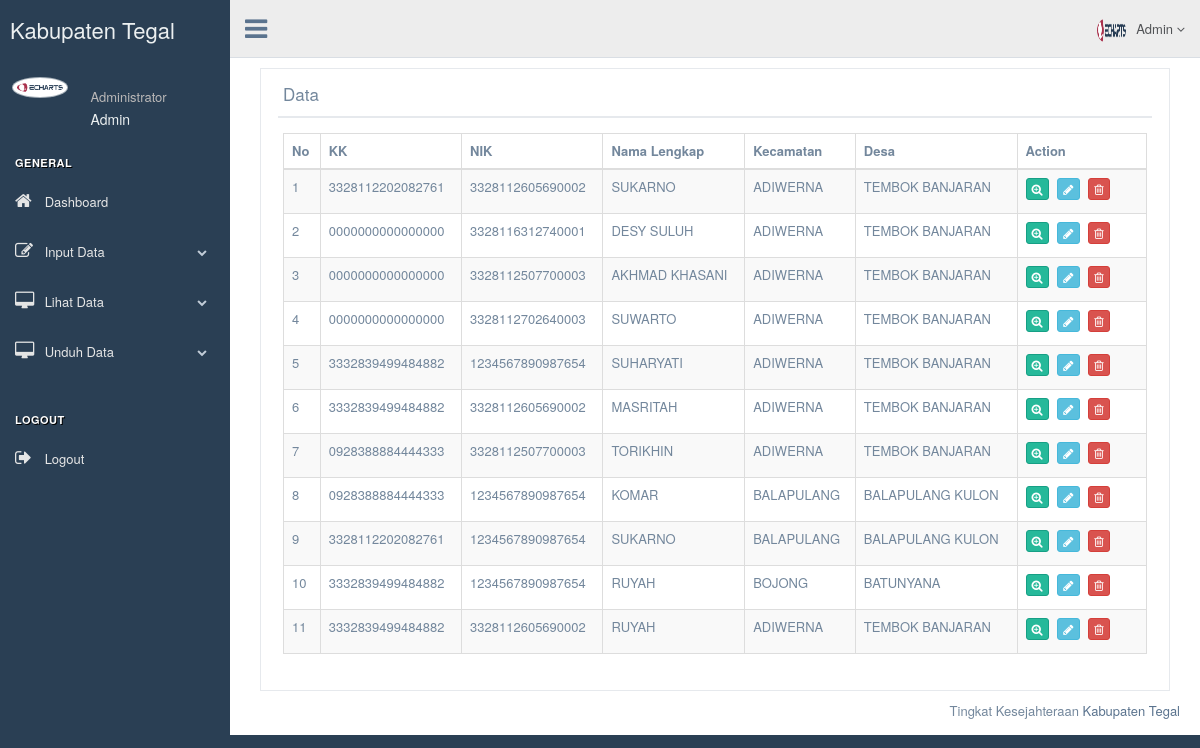
/index.php/c_tabel/tabel, run on an earlier commit of the app's database.
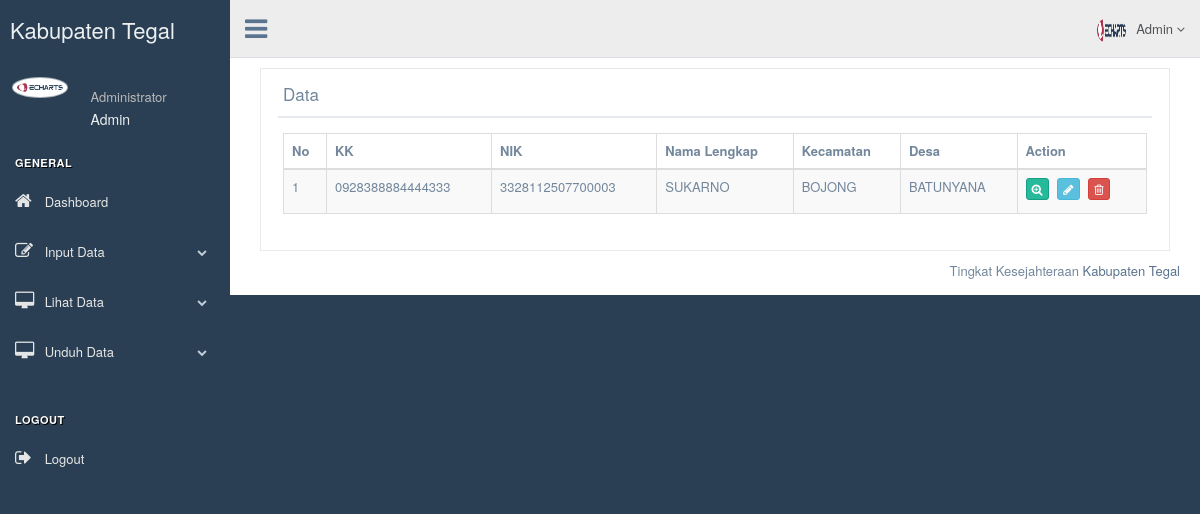
And on a later commit of the database.
### tables this page shows
CREATE TABLE `tb_penduduk_pengenalan_tempat` (
  `id` int(11) NOT NULL,
  `kk` char(16) NOT NULL,
  `nik` char(16) NOT NULL,
  `kecamatan` varchar(50) NOT NULL,
  `kelurahan` varchar(50) NOT NULL,
  `alamat` text NOT NULL,
  `nama_krt` varchar(50) NOT NULL,
  `jenis_kelamin` varchar(10) NOT NULL,
  `jumlah_art` char(10) NOT NULL,
  `tahun_input` year(4) NOT NULL
);

CREATE TABLE `tb_kecamatan` (
  `kecamatan_id` int(11) NOT NULL,
  `nama_kecamatan` varchar(30) NOT NULL,
  `total_penduduk` char(10) NOT NULL
);

CREATE TABLE `tb_desa` (
  `id_desa` int(3) NOT NULL,
  `nama_desa` varchar(50) NOT NULL,
  `kecamatan_id` char(11) NOT NULL,
  `total_penduduk` char(10) NOT NULL
);

### application/controllers/c_tabel.php (called while the page is built, shortened)
<?php
class C_Tabel extends My_Controller{
    function __construct(){
        $this->load->helper("url");
        $this->load->model('m_tabel');
        $this->load->library('session');
        $this->load->library('form_validation');
        $this->load->library("pagination");
    }
    public function tabel(){
        $config = array();
        $config["base_url"] = base_url() . "c_tabel/tabel";
        $config["per_page"] = 10000;
        $config["uri_segment"] = 3;
        $this->pagination->initialize($config);
        $page = ($this->uri->segment(3)) ? $this->uri->segment(4) : 0;
        $data["c_tabel"] = $this->m_tabel->
            tampil_data($config["per_page"], $page);
        $data["links"] = $this->pagination->create_links();
        $this->load->view('templates/header');
        $this->load->view('admin/lihatdata/tabel_penduduk', $data);
        $this->load->view('templates/footer');
    }
}
?>

### index.php (called while the page is built, shortened)
<?php
require_once BASEPATH.'core/CodeIgniter.php';

### application/models/m_tabel.php (called while the page is built, shortened)
<?php
class M_Tabel extends CI_Model{
    public function tampil_data($limit, $start){
        $this->db->limit($limit, $start);
        $this->db->select("*");
        $this->db->from("tb_penduduk_pengenalan_tempat");
        $this->db->join("tb_kecamatan","tb_kecamatan.kecamatan_id=tb_penduduk_pengenalan_tempat.kecamatan");
        $this->db->join("tb_desa","tb_desa.id_desa=tb_penduduk_pengenalan_tempat.kelurahan");
        $query = $this->db->get();
        return $query->result();
    }
}
?>

### application/views/admin/lihatdata/tabel_penduduk.php (the view)
 <div class="right_col" role="main">
<div class="col-md-12 col-sm-12 col-xs-12">
                <div class="x_panel">
                  <div class="x_title">
                    <h2>Data <small>PMKS</small></h2>
                    <div class="clearfix"></div>
                  </div>
                  <div class="x_content">
                    <table id="datatable" class="table table-striped table-bordered">
                      <thead>
                        <tr>
                        <th>No</th>
                        <th>KK</th>
                          <th>NIK</th>
                          <th>Nama Lengkap</th>
                          <th>Kecamatan</th>
                          <th>Desa</th>
                          <th style="width: 15%">Action</th>
                        </tr>
                      </thead>
                      <tbody>
                      <?php $no=1;
                      if (!empty($c_tabel)) {
                        foreach ($c_tabel as $ct) : ?>
                          <tr>
                          <td><?php echo $no++ ?></td>
                          <td><?php echo $ct->kk ?></td>
                          <td><?php echo $ct->nik ?></td>
                          <td><?php echo $ct->nama_krt ?></td>
                          <td><?php echo $ct->nama_kecamatan ?></td>
                          <td><?php echo $ct->nama_desa ?></td>
                          <td>
                          <a class="btn btn-success btn-xs" title="Lihat Data" href="<?php echo base_url('c_tabel/detail/'.$ct->id) ?>"><i class="fa fa-search-plus"></i></a>
                          <a class="btn btn-info btn-xs" title="Edit Data" href="<?php echo base_url('c_tabel/edit_pmks/'.$ct->id) ?>"><i class="fa fa-pencil"></i></a>
                          <a onclick="return confirm('anda yakin?')" title="Hapus Data" class="btn btn-danger btn-xs" href="<?php echo base_url('c_tabel/hapus/'.$ct->id) ?>"><i class="fa fa-trash-o"></i></a>
    </td>
                          </tr>
                          <?php endforeach;  }?>
                      </tbody>
                    </table>
                  </div>
                </div>
              </div>
 </div>

### application/views/templates/header.php (shortened to what this page needs)
<!DOCTYPE html>
<html lang="en">
  <head>
    <link href="<?php echo base_url() ?>assets/vendors/bootstrap/dist/css/bootstrap.min.css" rel="stylesheet">
    <link href="<?php echo base_url() ?>assets/vendors/font-awesome/css/font-awesome.min.css" rel="stylesheet">
    <link href="<?php echo base_url() ?>assets/vendors/nprogress/nprogress.css" rel="stylesheet">
    <link href="<?php echo base_url() ?>assets/vendors/iCheck/skins/flat/green.css" rel="stylesheet">
    <link href="<?php echo base_url() ?>assets/vendors/bootstrap-progressbar/css/bootstrap-progressbar-3.3.4.min.css" rel="stylesheet">
    <link href="<?php echo base_url() ?>assets/vendors/jqvmap/dist/jqvmap.min.css" rel="stylesheet"/>
    <link href="<?php echo base_url() ?>assets/vendors/bootstrap-daterangepicker/daterangepicker.css" rel="stylesheet">
    <link href="<?php echo base_url() ?>assets/vendors/datatables.net-bs/css/dataTables.bootstrap.min.css" rel="stylesheet">
    <link href="<?php echo base_url() ?>assets/vendors/datatables.net-buttons-bs/css/buttons.bootstrap.min.css" rel="stylesheet">
    <link href="<?php echo base_url() ?>assets/vendors/datatables.net-fixedheader-bs/css/fixedHeader.bootstrap.min.css" rel="stylesheet">
    <link href="<?php echo base_url() ?>assets/vendors/datatables.net-responsive-bs/css/responsive.bootstrap.min.css" rel="stylesheet">
    <link href="<?php echo base_url() ?>assets/vendors/datatables.net-scroller-bs/css/scroller.bootstrap.min.css" rel="stylesheet">
    <link href="<?php echo base_url() ?>assets/build/css/custom.min.css" rel="stylesheet">
  </head>
  <body class="nav-md">
    <div class="container body">
      <div class="main_container">
        <div class="col-md-3 left_col">
          <div class="left_col scroll-view">
            <div class="navbar nav_title" style="border: 0;">
              <a href="index.html" class="site_title"> <span class="">Kabupaten Tegal </span> </a>
            </div>
            <div class="profile clearfix">
              <div class="profile_pic">
                <img src="<?php echo base_url() ?>assets/production/images/logo.png" alt="..." class="img-circle profile_img">
              </div>
              <div class="profile_info">
                <span>Administrator</span>
                <h2>Admin</h2>
              </div>
            </div>
            <br />
            <div id="sidebar-menu" class="main_menu_side hidden-print main_menu">
              <div class="menu_section">
                <h3>General</h3>
                <ul class="nav side-menu">
                  <li><a href="<?php echo base_url()?>admin/dashboard"><i class="fa fa-home"></i> Dashboard</a></li>
                  <li><a><i class="fa fa-edit"></i> Input Data <span class="fa fa-chevron-down"></span></a>
                  </li>
                  <li><a><i class="fa fa-desktop"></i> Lihat Data <span class="fa fa-chevron-down"></span></a>
                  </li>
                  <li><a><i class="fa fa-desktop"></i> Unduh Data <span class="fa fa-chevron-down"></span></a>
                  </li>
                </ul>
              </div>
              <div class="menu_section">
                <h3>Logout</h3>
                <ul class="nav side-menu">
                <li><a href="<?php echo base_url()?>"><i class="fa fa-sign-out"></i> Logout</a></li>
                </ul>
              </div>
            </div>
          </div>
        </div>
        <div class="top_nav">
          <div class="nav_menu">
            <nav>
              <div class="nav toggle">
                <a id="menu_toggle"><i class="fa fa-bars"></i></a>
              </div>
              <ul class="nav navbar-nav navbar-right">
                <li class="">
                  <a href="javascript:;" class="user-profile dropdown-toggle" data-toggle="dropdown" aria-expanded="false">
                    <img src="<?php echo base_url() ?>assets/production/images/logo.png" alt="">Admin
                    <span class=" fa fa-angle-down"></span>
                  </a>
                </li>
              </ul>
            </nav>
          </div>
        </div>

### application/views/templates/footer.php (shortened to what this page needs)
    <footer>
      <div class="pull-right">
        Tingkat Kesejahteraan <a href="https://colorlib.com">Kabupaten Tegal</a>
      </div>
    </footer>
  </div>
</div>
  </body>
  </html>

What changed in the data, as far as the page shows it:
removed tb_penduduk_pengenalan_tempat: kk "0000000000000000", nik "3328116312740001", nama_krt "DESY SULUH", tb_kecamatan.nama_kecamatan "ADIWERNA", tb_desa.nama_desa "TEMBOK BANJARAN"
removed tb_penduduk_pengenalan_tempat: kk "0000000000000000", nik "3328112507700003", nama_krt "AKHMAD KHASANI", tb_kecamatan.nama_kecamatan "ADIWERNA", tb_desa.nama_desa "TEMBOK BANJARAN"
removed tb_penduduk_pengenalan_tempat: kk "0000000000000000", nik "3328112702640003", nama_krt "SUWARTO", tb_kecamatan.nama_kecamatan "ADIWERNA", tb_desa.nama_desa "TEMBOK BANJARAN"
removed tb_penduduk_pengenalan_tempat: kk "3332839499484882", nik "1234567890987654", nama_krt "SUHARYATI", tb_kecamatan.nama_kecamatan "ADIWERNA", tb_desa.nama_desa "TEMBOK BANJARAN"
removed tb_penduduk_pengenalan_tempat: kk "3332839499484882", nik "3328112605690002", nama_krt "MASRITAH", tb_kecamatan.nama_kecamatan "ADIWERNA", tb_desa.nama_desa "TEMBOK BANJARAN"
removed tb_penduduk_pengenalan_tempat: kk "0928388884444333", nik "3328112507700003", nama_krt "TORIKHIN", tb_kecamatan.nama_kecamatan "ADIWERNA", tb_desa.nama_desa "TEMBOK BANJARAN"
removed tb_penduduk_pengenalan_tempat: kk "0928388884444333", nik "1234567890987654", nama_krt "KOMAR", tb_kecamatan.nama_kecamatan "BALAPULANG", tb_desa.nama_desa "BALAPULANG KULON"
removed tb_penduduk_pengenalan_tempat: kk "3328112202082761", nik "1234567890987654", nama_krt "SUKARNO", tb_kecamatan.nama_kecamatan "BALAPULANG", tb_desa.nama_desa "BALAPULANG KULON"
removed tb_penduduk_pengenalan_tempat: kk "3332839499484882", nik "1234567890987654", nama_krt "RUYAH", tb_kecamatan.nama_kecamatan "BOJONG", tb_desa.nama_desa "BATUNYANA"
removed tb_penduduk_pengenalan_tempat: kk "3332839499484882", nik "3328112605690002", nama_krt "RUYAH", tb_kecamatan.nama_kecamatan "ADIWERNA", tb_desa.nama_desa "TEMBOK BANJARAN"
changed tb_penduduk_pengenalan_tempat "SUKARNO": kk "3328112202082761" → "0928388884444333"; nik "3328112605690002" → "3328112507700003"; tb_kecamatan.nama_kecamatan "ADIWERNA" → "BOJONG"; tb_desa.nama_desa "TEMBOK BANJARAN" → "BATUNYANA"
